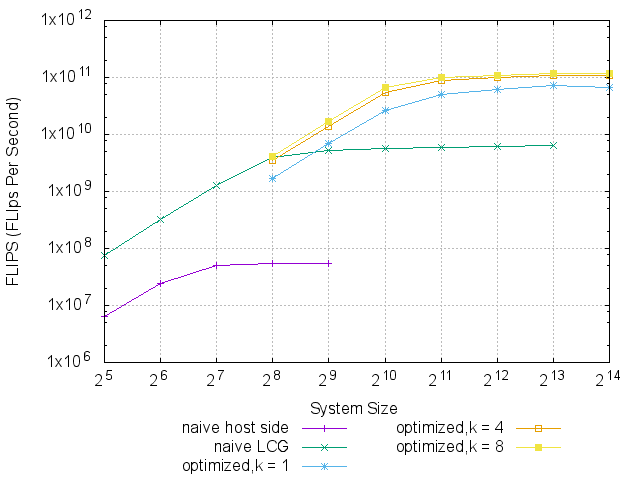

Source code (gnuplot):
set term term_type
set output output_file
set logscale x 2
set logscale y 10
set format x '2^{%L}'
set xlabel "System Size"
set ylabel "FLIPS (FLIps Per Second)"
set key outside below
set grid ytics lc rgb "#bbbbbb" lw 1 lt 0
set grid xtics lc rgb "#bbbbbb" lw 1 lt 0
plot 'data/timing.dat' i 0 using 1:(10**9*($1**2)/$4) w lp title "naive host side",\
 'data/timing.dat' i 1 using 1:(10**9*($1**2)/$4) w lp title "naive LCG",\
 'data/timing.dat' i 2 using 1:(10**9*($1**2)/$4) w lp title "optimized,k = 1",\
 'data/timing.dat' i 3 using 1:(10**9*($1**2)/$4) w lp title "optimized,k = 4",\
 'data/timing.dat' i 4 using 1:(10**9*($1**2)/$4) w lp title "optimized,k = 8"
set output
